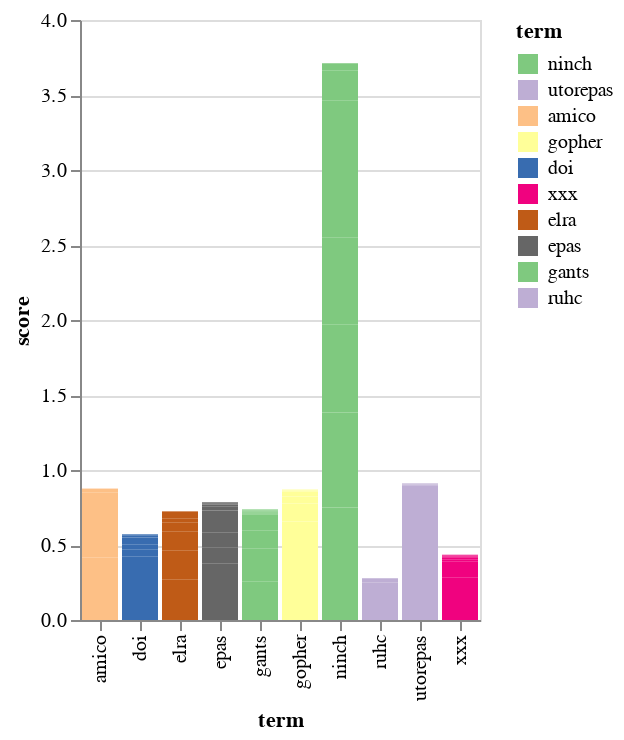

Here is the notebook cell this chart was saved with:
### Code cell
# Use Altair to plot this top 10 words for the entire volumn
alt.Chart(top_term).mark_bar().encode(
    x='term',
    y='score',
    color=alt.Color('term', scale=alt.Scale(scheme='accent'), sort=alt.Sort()),
)

### Figure 1 — Vega-Lite specification as saved in the notebook (floating-point values rounded to 4 significant figures; data arrays with more than 128 entries replaced by an {"elided": "..."} marker saying what was removed)
{"config": {"view": {"continuousWidth": 400, "continuousHeight": 300}}, "data": {"name": "data-01f94ad131a8d222f1af2b4c8feb229d"}, "mark": "bar", "encoding": {"color": {"field": "term", "scale": {"scheme": "accent"}, "sort": {}, "type": "nominal"}, "x": {"field": "term", "type": "nominal"}, "y": {"field": "score", "type": "quantitative"}}, "$schema": "https://vega.github.io/schema/vega-lite/v4.17.0.json", "datasets": {"data-01f94ad131a8d222f1af2b4c8feb229d": {"elided": "210 records"}}}
